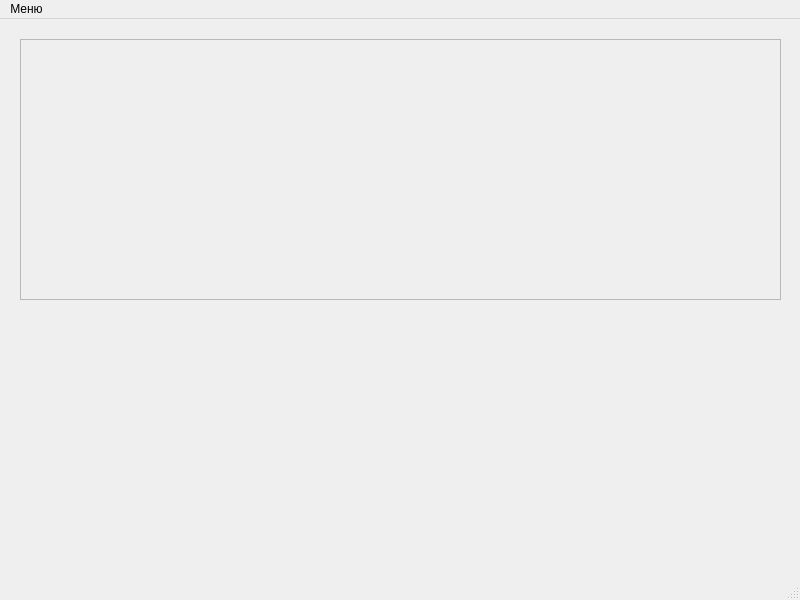
<?xml version="1.0" encoding="UTF-8"?>
<ui version="4.0">
 <class>MainWindow</class>
 <widget class="QMainWindow" name="MainWindow">
  <property name="geometry">
   <rect>
    <x>0</x>
    <y>0</y>
    <width>800</width>
    <height>600</height>
   </rect>
  </property>
  <property name="windowTitle">
   <string>MainWindow</string>
  </property>
  <widget class="QWidget" name="centralwidget">
   <property name="enabled">
    <bool>true</bool>
   </property>
   <widget class="QScrollArea" name="scrollArea">
    <property name="geometry">
     <rect>
      <x>20</x>
      <y>20</y>
      <width>761</width>
      <height>261</height>
     </rect>
    </property>
    <property name="widgetResizable">
     <bool>true</bool>
    </property>
    <widget class="MyWidget" name="myWidget">
     <property name="geometry">
      <rect>
       <x>0</x>
       <y>0</y>
       <width>759</width>
       <height>259</height>
      </rect>
     </property>
    </widget>
   </widget>
  </widget>
  <widget class="QMenuBar" name="menubar">
   <property name="geometry">
    <rect>
     <x>0</x>
     <y>0</y>
     <width>800</width>
     <height>25</height>
    </rect>
   </property>
   <widget class="QMenu" name="menu">
    <property name="title">
     <string>Меню</string>
    </property>
    <addaction name="downloadFromFile"/>
    <addaction name="saveInFile"/>
    <addaction name="deleteAll"/>
    <addaction name="saveAs"/>
   </widget>
   <addaction name="menu"/>
  </widget>
  <widget class="QStatusBar" name="statusbar"/>
  <action name="downloadFromFile">
   <property name="text">
    <string>Загрузить</string>
   </property>
  </action>
  <action name="saveInFile">
   <property name="text">
    <string>Сохранить</string>
   </property>
  </action>
  <action name="deleteAll">
   <property name="text">
    <string>Очистить</string>
   </property>
  </action>
  <action name="saveAs">
   <property name="text">
    <string>Сохранить как</string>
   </property>
  </action>
 </widget>
 <customwidgets>
  <customwidget>
   <class>MyWidget</class>
   <extends>QWidget</extends>
   <header>myWidget.h</header>
   <container>1</container>
  </customwidget>
 </customwidgets>
 <resources/>
 <connections/>
</ui>
